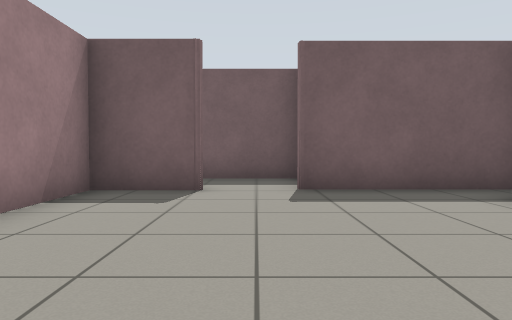
view 1 (above)

20 first-person views from a walk through a robot-simulator world made for Gazebo. The camera is 0.72 m above the floor, tilts 2° down and sees 70° across. The floor is counted in squares, 1 m on a side. Each view is taken from the middle of a square. On the plan, view 1 faces up. The plan holds only what a view shows up to about 11 squares ahead; the rest is blank.

view 2
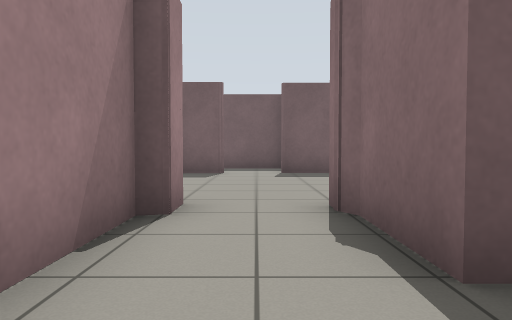

view 3
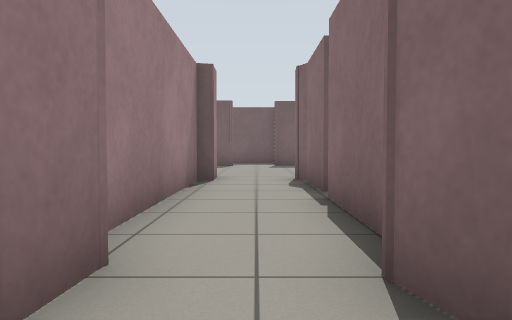

view 4
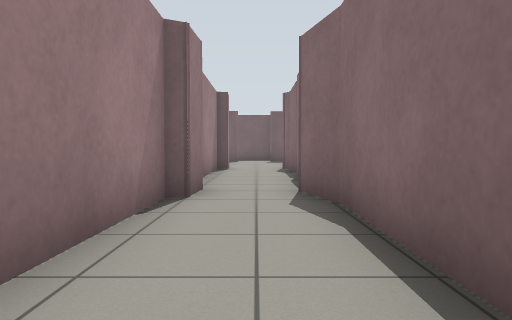

view 5
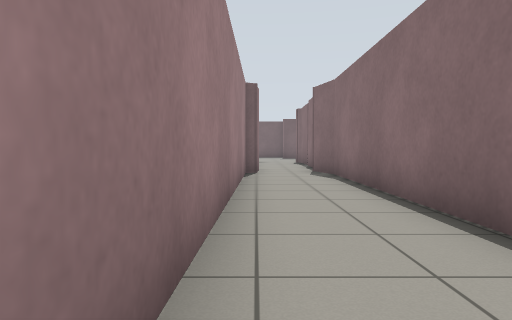

view 6
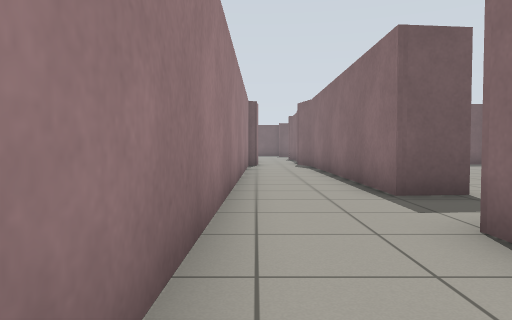

view 7
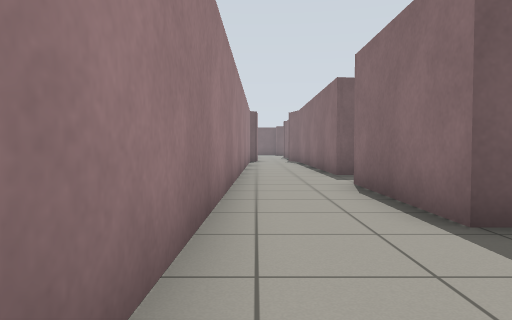

view 8
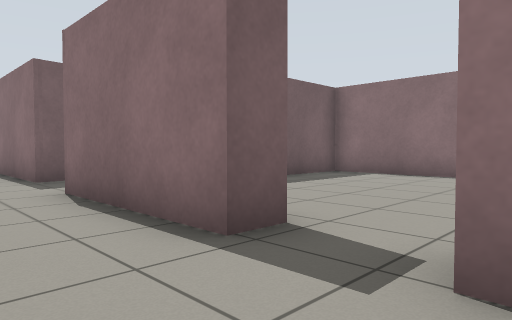

view 9
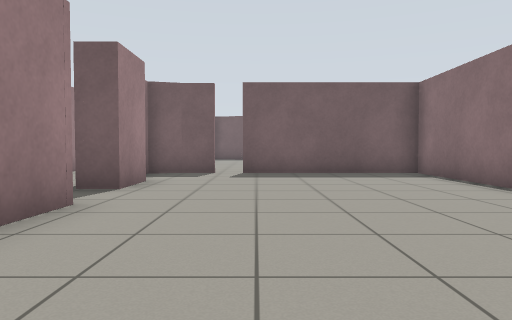

view 10
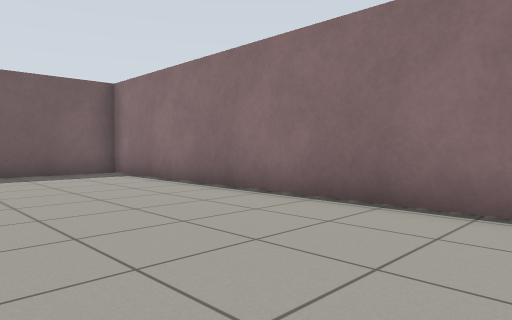

view 11
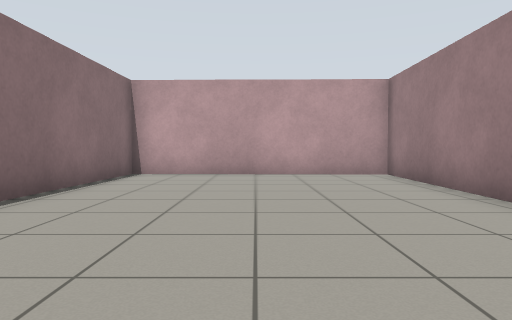

view 12
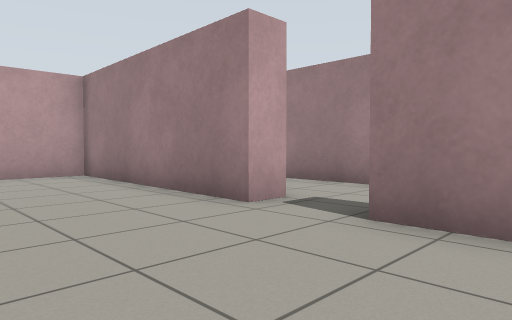

view 13
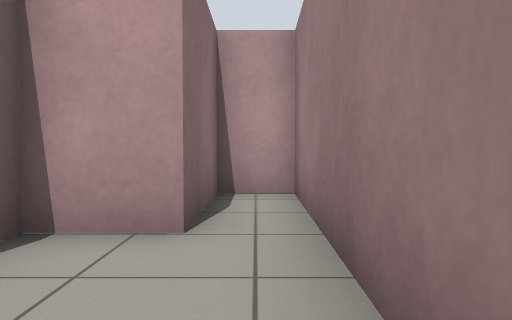

view 14
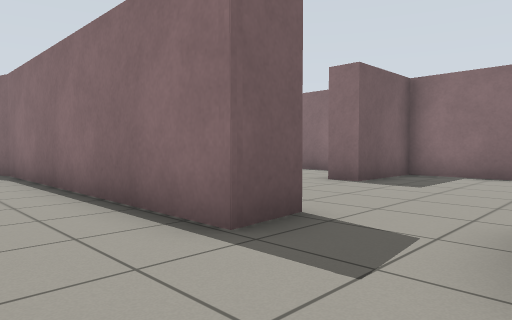

view 15
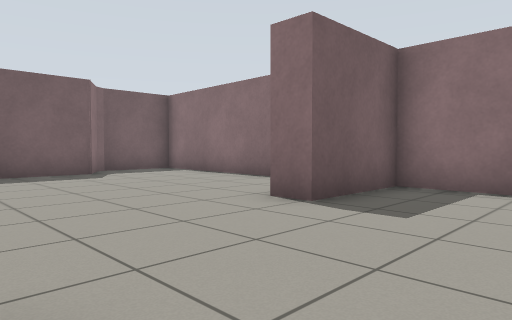

view 16
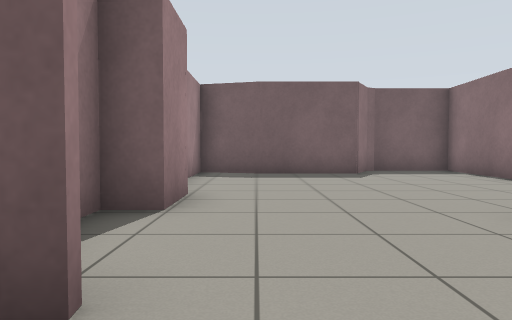

view 17
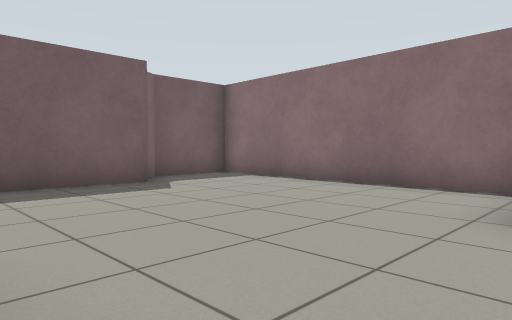

view 18
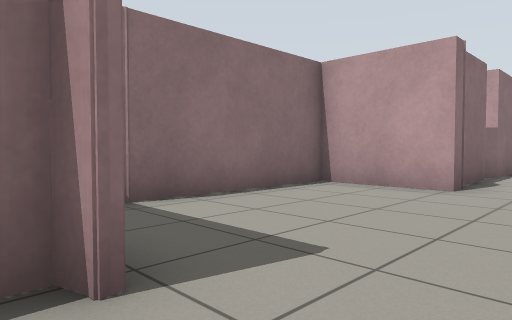

view 19
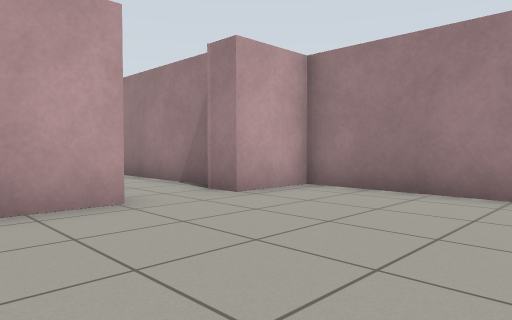

view 20
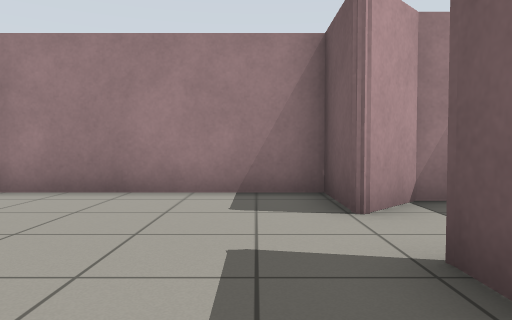

### Floor plan
Points are (right, up) in squares from view 1. A wall is a line through its corners. A room is listed if a view was taken in it or the views show most of it. See-through windows are left out.
Room 1 (views 1, 2)
walls: (1.1, -2.1) (1.1, 0.6); (1.1, -5.1) (1.1, -2.8); (1.1, -0.3) (0.9, 0.2); (-0.9, 0.6) (-0.9, -0.1) (-1.2, -0.2) (-1.3, -4.9)
ways out: opening at (0, -6) to room 2; opening at (0, 0) to room 6
Room 2 (views 3, 4, 5, 6, 7, 8, 13, 14, 15)
walls: (2.2, -15.5) (1.1, -15.6) (1.1, -7.3); (1.7, -21.8) (1.1, -21.8) (1.1, -17.9); (1.1, -7.4) (0.7, -6); (-0.9, -5.7) (-1, -6.7) (-1.3, -6.9) (-1.6, -27.6) (-0.4, -27.6) (-0.4, -25) (1.1, -25) (1.1, -23.4) (1.7, -23.4)
ways out: opening at (0, -6) to room 1; opening at (1, -22.5) to room 3; opening at (1.5, -17) to room 4
Room 3 (views 9, 10, 11, 12)
walls: (1.7, -23.4) (1.5, -29.6) (8.3, -29.8) (8.5, -17.9) (3.6, -17.9); (1.8, -20.1) (1.7, -21.8); (2.9, -17.9) (1.9, -17.9); (2, -17.8) (1, -18.1)
ways out: opening at (1, -22.5) to room 2; gap at (3, -18) to room 4
Room 4 (views 16, 17)
walls: (2, -11.3) (2, -12.8) (1.2, -12.8) (1.2, -13.4); (8.6, -12.9) (8.7, -5.9) (6.4, -5.9); (3.2, -7) (1.4, -6.6) (1.4, -8.5); (8.5, -16.4) (8.5, -14.1) (6, -14.1) (6, -13.3); (6.6, -5.9) (6.3, -6) (5.8, -7) (3, -7)
ways out: opening at (1.5, -17) to room 2; gap at (3, -18) to room 3
Room 5 (view 18)
walls: (-1.9, 7.6) (-1.9, 7.1) (-0.9, 6.2); (1, 8.4) (-1.2, 8.4); (0.6, 6.3) (1.1, 6.4)
ways out: opening at (0, 7) to room 6
Room 6 (views 19, 20)
walls: (1.1, 0.6) (3.5, 0.6) (3.5, 5); (-0.9, 6.2) (-2.8, 6.2) (-2.8, 0.6) (-0.9, 0.6); (4.4, 6.2) (0.6, 6.2)
ways out: opening at (0, 0) to room 1; opening at (0, 7) to room 5

Positions as (right, up) in squares from view 1, and headings:
1: (0, 0), facing up
2: (0, -4), facing up
3: (0, -8), facing up
4: (0, -12), facing up
5: (-1, -17), facing up
6: (-1, -21), facing up
7: (-1, -25), facing up
8: (-1, -24), facing up-right
9: (4, -28), facing up
10: (4, -28), facing up-right
11: (5, -20), facing down
12: (5, -20), facing down-left
13: (-1, -22), facing down
14: (-1, -18), facing up-right
15: (2, -17), facing up-right
16: (3, -17), facing up
17: (2, -14), facing up-right
18: (-1, 7), facing down-right
19: (3, 5), facing down-left
20: (3, 5), facing left
